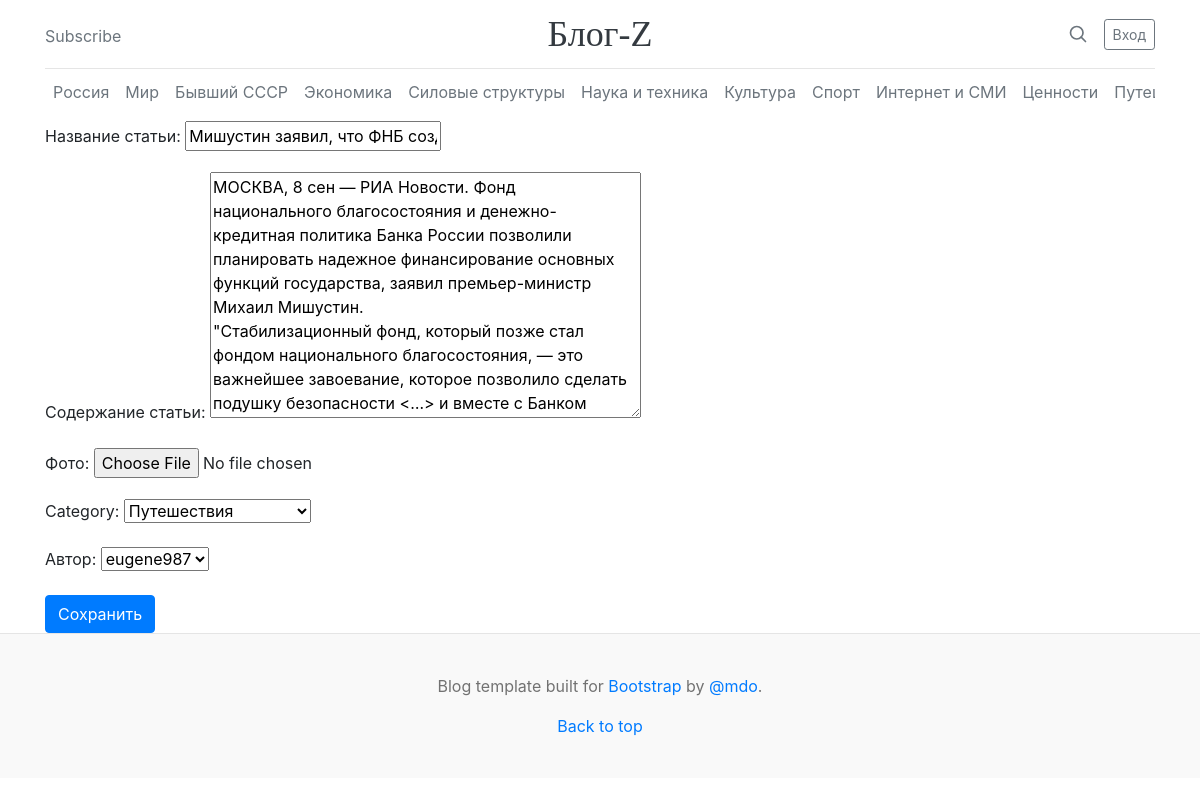
/posts/edit/4, run on an earlier commit of the app's database.
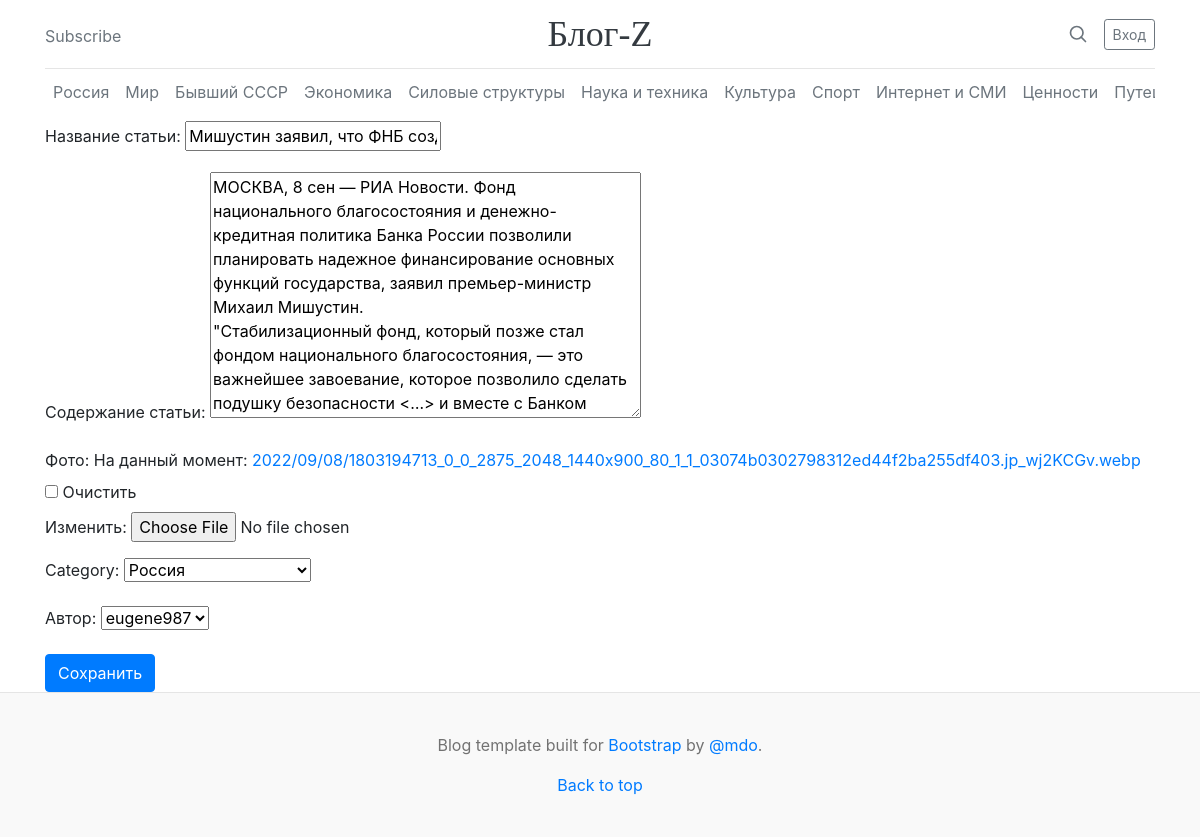
And on a later commit of the database.
### blog/models.py (models this page shows, shortened)
class Post(models.Model):
    RUSSIA = '1'
    WORLD = '2'
    EX_USSR = '3'
    ECONOMY = '4'
    FORCE_STRUCTURES = '5'
    SCIENCE_AND_TECHNOLOGY = '6'
    CULTURE = '7'
    SPORT = '8'
    INTERNET_AND_MASS_MEDIA = '9'
    VALUES = '10'
    TRAVELS = '11'
    FROM_THE_LIFE = '12'
    CATEGORY = (
        (None, 'Выберите категорию'),
        (RUSSIA, 'Россия'),
        (WORLD, 'Мир'),
        (EX_USSR, 'Бывший СССР'),
        (ECONOMY, 'Экономика'),
        (FORCE_STRUCTURES, 'Силовые структуры'),
        (SCIENCE_AND_TECHNOLOGY, 'Наука и техника'),
        (CULTURE, 'Культура'),
        (SPORT, 'Спорт'),
        (INTERNET_AND_MASS_MEDIA, 'Интернет и СМИ'),
        (VALUES, 'Ценности'),
        (TRAVELS, 'Путешествия'),
        (FROM_THE_LIFE, 'Из жизни')
    )
    title = models.CharField(verbose_name='Название статьи', max_length=100)
    content = models.TextField(verbose_name='Содержание статьи')
    image = models.ImageField(
        verbose_name='Фото',
        upload_to='%Y/%m/%d/',
        blank=True
    )
    publication_date = models.DateTimeField(
        verbose_name='Дата публикации',
        default=timezone.now
    )
    owner = models.ForeignKey(User, on_delete=models.CASCADE, verbose_name='Автор')
    category = models.CharField(
        max_length=2,
        choices=CATEGORY
    )
    class Meta:
        ordering = ['-publication_date']

### blog/views.py (the view)
# urls.py: path('posts/edit/<int:pk>', PostUpdateView.as_view(), name='post_edit'),
class PostUpdateView(UpdateView):
    model = Post
    fields = ['title', 'content', 'image', 'category', 'owner']

### blog/templates/blog/post_form.html (shortened to what this page needs)
{% extends "blog/base.html" %}
{% block content %}
<form method="post" enctype="multipart/form-data">
    {{ form.as_p }}
    <input type="submit" class="btn btn-primary" value="Сохранить">
</form>
{% endblock content%}

What changed in the data, as far as the page shows it:
changed Post "Мишустин заявил, что ФНБ создал подушку безопасности для государства": category "Путешествия" → "Россия"
Also different on the page:
form field as_p: (not shown) → "☐"
text no longer shown: "Название статьи: Содержание статьи: Фото: Category: Автор:"
text now shown: "Название статьи: Содержание статьи: Фото: На данный момент: 2022/09/08/1803194713_0_0_2875_2048_1440x900_80_1_1_03074b0302798312ed44f2ba255df403.jp_wj2KCGv.webp Очистить Изменить: Category: Автор:"
